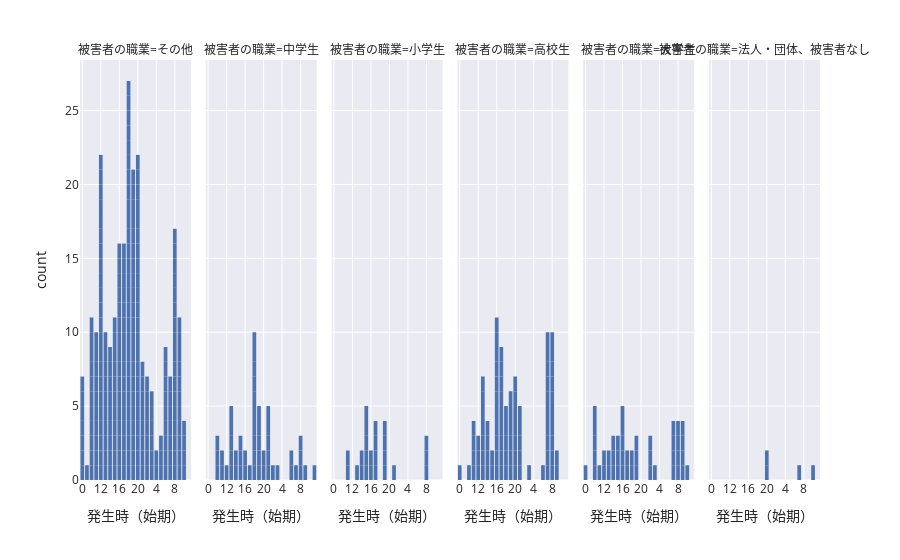

The notebook cell saved with this chart:
### Markdown cell above
`facet_col=`を足すと複数のチャートを一気に表示できる。

### Code cell
fig = px.bar(kashiwa,
            x='発生時（始期）',
            facet_col='被害者の職業',
            template='seaborn')
fig.update_traces(
    marker_line_width=0
)
fig.update_xaxes(categoryorder='category ascending')
fig.show()

### Figure 1 — Plotly figure (JSON) as saved in the notebook; plotly's stock layout.template omitted (floating-point values rounded to 4 significant figures; data arrays with more than 128 entries replaced by an {"elided": "..."} marker saying what was removed)
{"data": [{"alignmentgroup": "True", "hovertemplate": "被害者の職業=その他<br>発生時（始期）=%{x}<br>count=%{y}<extra></extra>", "legendgroup": "", "marker": {"color": "rgb(76,114,176)", "line": {"width": 0}, "pattern": {"shape": ""}}, "name": "", "offsetgroup": "", "orientation": "v", "showlegend": false, "textposition": "auto", "type": "bar", "x": {"elided": "257 str values"}, "xaxis": "x", "y": {"elided": "257 int values"}, "yaxis": "y"}, {"alignmentgroup": "True", "hovertemplate": "被害者の職業=中学生<br>発生時（始期）=%{x}<br>count=%{y}<extra></extra>", "legendgroup": "", "marker": {"color": "rgb(76,114,176)", "line": {"width": 0}, "pattern": {"shape": ""}}, "name": "", "offsetgroup": "", "orientation": "v", "showlegend": false, "textposition": "auto", "type": "bar", "x": ["22", "18", "21", "19", "15", "13", "21", "15", "18", "14", "19", "2", "8", "13", "19", "11", "16", "13", "18", "10", "18", "6", "9", "20", "8", "11", "18", "21", "10", "18", "18", "21", "19", "13", "7", "16", "10", "17", "13", "6", "21", "14", "18", "8", "15", "20", "23", "19", "18", "18", "12"], "xaxis": "x2", "y": [1, 1, 1, 1, 1, 1, 1, 1, 1, 1, 1, 1, 1, 1, 1, 1, 1, 1, 1, 1, 1, 1, 1, 1, 1, 1, 1, 1, 1, 1, 1, 1, 1, 1, 1, 1, 1, 1, 1, 1, 1, 1, 1, 1, 1, 1, 1, 1, 1, 1, 1], "yaxis": "y2"}, {"alignmentgroup": "True", "hovertemplate": "被害者の職業=小学生<br>発生時（始期）=%{x}<br>count=%{y}<extra></extra>", "legendgroup": "", "marker": {"color": "rgb(76,114,176)", "line": {"width": 0}, "pattern": {"shape": ""}}, "name": "", "offsetgroup": "", "orientation": "v", "showlegend": false, "textposition": "auto", "type": "bar", "x": ["15", "17", "8", "19", "8", "19", "11", "14", "15", "16", "17", "13", "15", "14", "17", "8", "15", "17", "15", "21", "19", "11", "19", "16"], "xaxis": "x3", "y": [1, 1, 1, 1, 1, 1, 1, 1, 1, 1, 1, 1, 1, 1, 1, 1, 1, 1, 1, 1, 1, 1, 1, 1], "yaxis": "y3"}, {"alignmentgroup": "True", "hovertemplate": "被害者の職業=高校生<br>発生時（始期）=%{x}<br>count=%{y}<extra></extra>", "legendgroup": "", "marker": {"color": "rgb(76,114,176)", "line": {"width": 0}, "pattern": {"shape": ""}}, "name": "", "offsetgroup": "", "orientation": "v", "showlegend": false, "textposition": "auto", "type": "bar", "x": ["21", "7", "20", "7", "7", "23", "8", "8", "6", "7", "17", "17", "15", "18", "18", "8", "7", "9", "16", "14", "15", "8", "7", "17", "7", "21", "19", "14", "14", "13", "18", "16", "11", "18", "13", "21", "11", "17", "16", "20", "13", "8", "13", "16", "11", "14", "0", "13", "13", "11", "16", "17", "17", "20", "17", "8", "13", "20", "12", "16", "19", "8", "19", "7", "12", "16", "8", "20", "16", "20", "7", "8", "17", "19", "8", "18", "16", "19", "19", "16", "20", "16", "21", "12", "21", "7", "17", "9", "10"], "xaxis": "x4", "y": [1, 1, 1, 1, 1, 1, 1, 1, 1, 1, 1, 1, 1, 1, 1, 1, 1, 1, 1, 1, 1, 1, 1, 1, 1, 1, 1, 1, 1, 1, 1, 1, 1, 1, 1, 1, 1, 1, 1, 1, 1, 1, 1, 1, 1, 1, 1, 1, 1, 1, 1, 1, 1, 1, 1, 1, 1, 1, 1, 1, 1, 1, 1, 1, 1, 1, 1, 1, 1, 1, 1, 1, 1, 1, 1, 1, 1, 1, 1, 1, 1, 1, 1, 1, 1, 1, 1, 1, 1], "yaxis": "y4"}, {"alignmentgroup": "True", "hovertemplate": "被害者の職業=大学生<br>発生時（始期）=%{x}<br>count=%{y}<extra></extra>", "legendgroup": "", "marker": {"color": "rgb(76,114,176)", "line": {"width": 0}, "pattern": {"shape": ""}}, "name": "", "offsetgroup": "", "orientation": "v", "showlegend": false, "textposition": "auto", "type": "bar", "x": ["14", "17", "10", "18", "16", "7", "22", "14", "19", "16", "9", "19", "7", "15", "10", "8", "16", "22", "8", "13", "7", "10", "9", "12", "0", "12", "15", "不明", "9", "19", "17", "11", "16", "10", "8", "22", "15", "10", "16", "23", "7", "13", "9", "14", "18", "8"], "xaxis": "x5", "y": [1, 1, 1, 1, 1, 1, 1, 1, 1, 1, 1, 1, 1, 1, 1, 1, 1, 1, 1, 1, 1, 1, 1, 1, 1, 1, 1, 1, 1, 1, 1, 1, 1, 1, 1, 1, 1, 1, 1, 1, 1, 1, 1, 1, 1, 1], "yaxis": "y5"}, {"alignmentgroup": "True", "hovertemplate": "被害者の職業=法人・団体、被害者なし<br>発生時（始期）=%{x}<br>count=%{y}<extra></extra>", "legendgroup": "", "marker": {"color": "rgb(76,114,176)", "line": {"width": 0}, "pattern": {"shape": ""}}, "name": "", "offsetgroup": "", "orientation": "v", "showlegend": false, "textposition": "auto", "type": "bar", "x": ["20", "不明", "7", "20"], "xaxis": "x6", "y": [1, 1, 1, 1], "yaxis": "y6"}], "layout": {"annotations": [{"font": {}, "showarrow": false, "text": "被害者の職業=その他", "x": 0.075, "xanchor": "center", "xref": "paper", "y": 1, "yanchor": "bottom", "yref": "paper"}, {"font": {}, "showarrow": false, "text": "被害者の職業=中学生", "x": 0.245, "xanchor": "center", "xref": "paper", "y": 1, "yanchor": "bottom", "yref": "paper"}, {"font": {}, "showarrow": false, "text": "被害者の職業=小学生", "x": 0.415, "xanchor": "center", "xref": "paper", "y": 1, "yanchor": "bottom", "yref": "paper"}, {"font": {}, "showarrow": false, "text": "被害者の職業=高校生", "x": 0.585, "xanchor": "center", "xref": "paper", "y": 1, "yanchor": "bottom", "yref": "paper"}, {"font": {}, "showarrow": false, "text": "被害者の職業=大学生", "x": 0.755, "xanchor": "center", "xref": "paper", "y": 1, "yanchor": "bottom", "yref": "paper"}, {"font": {}, "showarrow": false, "text": "被害者の職業=法人・団体、被害者なし", "x": 0.925, "xanchor": "center", "xref": "paper", "y": 1, "yanchor": "bottom", "yref": "paper"}], "barmode": "relative", "legend": {"tracegroupgap": 0}, "margin": {"t": 60}, "xaxis": {"anchor": "y", "categoryorder": "category ascending", "domain": [0, 0.15], "title": {"text": "発生時（始期）"}}, "xaxis2": {"anchor": "y2", "categoryorder": "category ascending", "domain": [0.17, 0.32], "matches": "x", "title": {"text": "発生時（始期）"}}, "xaxis3": {"anchor": "y3", "categoryorder": "category ascending", "domain": [0.34, 0.49], "matches": "x", "title": {"text": "発生時（始期）"}}, "xaxis4": {"anchor": "y4", "categoryorder": "category ascending", "domain": [0.51, 0.66], "matches": "x", "title": {"text": "発生時（始期）"}}, "xaxis5": {"anchor": "y5", "categoryorder": "category ascending", "domain": [0.68, 0.83], "matches": "x", "title": {"text": "発生時（始期）"}}, "xaxis6": {"anchor": "y6", "categoryorder": "category ascending", "domain": [0.85, 1], "matches": "x", "title": {"text": "発生時（始期）"}}, "yaxis": {"anchor": "x", "domain": [0, 1], "title": {"text": "count"}}, "yaxis2": {"anchor": "x2", "domain": [0, 1], "matches": "y", "showticklabels": false}, "yaxis3": {"anchor": "x3", "domain": [0, 1], "matches": "y", "showticklabels": false}, "yaxis4": {"anchor": "x4", "domain": [0, 1], "matches": "y", "showticklabels": false}, "yaxis5": {"anchor": "x5", "domain": [0, 1], "matches": "y", "showticklabels": false}, "yaxis6": {"anchor": "x6", "domain": [0, 1], "matches": "y", "showticklabels": false}}}
